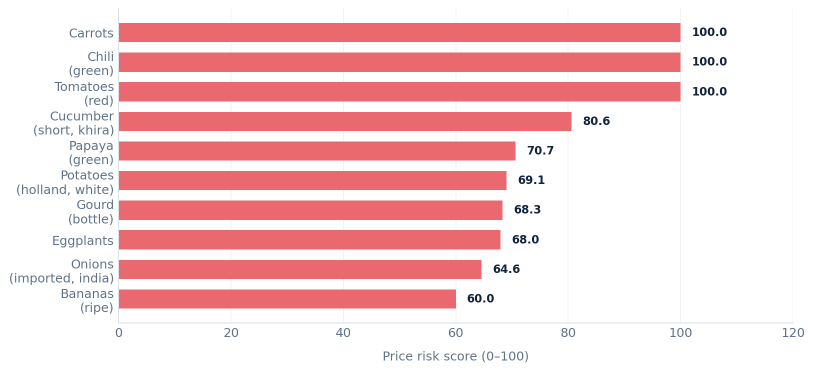
#> input picture showcase/risk_watchlist.png, 1627 x 743 px (shown at 1/2 size)
$ python build_showcase_preview.py
#> lines starting #> are read from the running program, lines starting #| are printed output that depends on the picture
"""Render a static illustration of the overview using real analysis charts (not a browser screenshot)."""
from pathlib import Path
from PIL import Image,ImageDraw,ImageFont
ROOT=Path(__file__).resolve().parents[1]
OUT=ROOT/'dashboards'/'dashboard_showcase_preview.png'
W,H=1600,935
im=Image.new('RGB',(W,H),'#f4f7fb');d=ImageDraw.Draw(im)
#> after `im = Image.new('RGB', (W, H), '#f4f7fb')`:
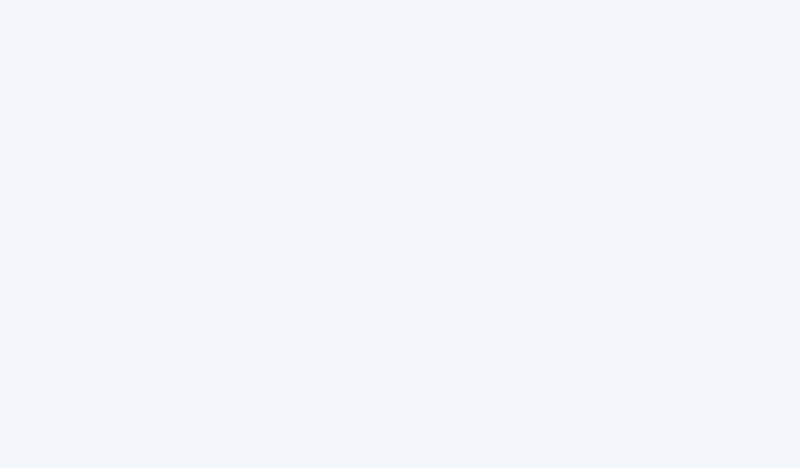
#> im: PIL image 1600x935 RGB (shown at 1/2 size); mean R, G, B 244, 247, 251
regular='/usr/share/fonts/truetype/dejavu/DejaVuSans.ttf';bold='/usr/share/fonts/truetype/dejavu/DejaVuSans-Bold.ttf'
f=lambda s,b=False:ImageFont.truetype(bold if b else regular,s)
def rect(x,y,w,h,fill,r=13):d.rounded_rectangle((x,y,x+w,y+h),r,fill=fill)
def tx(x,y,t,size,color,b=False):d.text((x,y),t,font=f(size,b),fill=color)
# Sidebar
d.rectangle((0,0,236,H),fill='#101b31');rect(23,29,38,38,'#11c7b7',10);tx(31,30,'↗',22,'#102c39',True);tx(76,33,'MARKETLENS',18,'#ffffff',True);tx(75,57,'BANGLADESH / WFP',10,'#9caed0')
tx(28,146,'ANALYTICS',11,'#8298b8',True)
for y,label in [(177,'▣   Executive overview'),(238,'◈   Risk watchlist'),(299,'⌁   Commodity explorer'),(360,'◷   Coverage & method')]:
 if y==177:rect(16,y-4,204,49,'#273d57',8)
 tx(28,y+7,label,13,'#ffffff' if y==177 else '#aebbd0',y==177)
d.line((23,845,210,845),fill='#2c3b52',width=2);tx(24,863,'●  Validated snapshot',11,'#66d4b9');tx(24,890,'WFP / HDX · Nominal BDT',10,'#95abc5')
# Header
tx(276,33,'FOOD PRICE INTELLIGENCE / PORTFOLIO ANALYTICS',12,'#06a59a',True);tx(276,63,'Executive overview',34,'#15243e',True);tx(276,110,'A decision-focused monitoring view of commodity price movements and source coverage.',13,'#6a7890')
rect(1387,49,172,42,'#ffffff',9);tx(1403,61,'MAY 2026 · DATA',12,'#425573',True)
rect(276,151,1275,64,'#fff7e8',11);tx(292,167,'ⓘ  Scope notice',14,'#825f2c',True);tx(292,188,'Risk panels: 4 markets in Chittagong. Latest source: Sep 2026. May is the last coverage-eligible month.',12,'#896d3f')
metrics=[('CLEAN OBSERVATIONS','34,490','One record quarantined','#0fadc3'),('ELIGIBLE RISK SERIES','43 / 66','Strict fixed market panel','#806ce8'),('HIGHEST RISK SCORE','100.0 / 100','Capped monitoring index','#07a98d'),('LATEST SOURCE MONTH','Sep 2026','Coverage varies month to month','#e9ad48')]
for i,(l,n,s,c) in enumerate(metrics):
 x=276+i*322;rect(x,231,308,133,'#ffffff');d.rounded_rectangle((x,231,x+4,364),3,fill=c);tx(x+18,247,l,10,'#7789a0',True);tx(x+18,272,n,29,'#13233c',True);tx(x+18,321,s,12,'#788da3')
# Plot images from actual panel charts
for j,(fn,title,desc) in enumerate([('risk_watchlist.png','Top eligible price-risk signals','12-month fixed panel / one series at a time'),('monthly_increases.png','Matched-market monthly increases','May 2026 / same-market endpoints')]):
 x=276+j*643; rect(x,382,627,506,'#ffffff',13);tx(x+24,401,title,16,'#1d2f46',True);tx(x+24,429,desc,12,'#75869e')
 src=Image.open(ROOT/'showcase'/fn).convert('RGB');src.thumbnail((590,420))
#> after `src.thumbnail((590, 420))`:
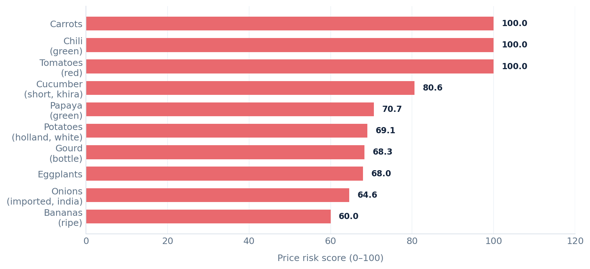
#> src: PIL image 590x269 RGB; mean R, G, B 245.9, 210.4, 212.2
 # fit on white
 box=Image.new('RGB',(590,420),'white');box.paste(src,((590-src.width)//2,(420-src.height)//2));im.paste(box,(x+18,455))
#> after `box = Image.new('RGB', (590, 420), 'white')`: box: PIL image 590x420 RGB; every value is 255
#> after `box.paste(src, ((590 - src.width) // 2, (420 - src.height) // 2))`:
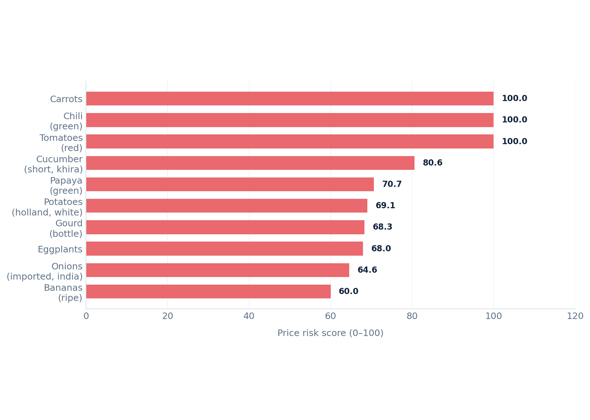
#> box: PIL image 590x420 RGB; mean R, G, B 249.2, 226.4, 227.6
#> after `im.paste(box, (x + 18, 455))`:
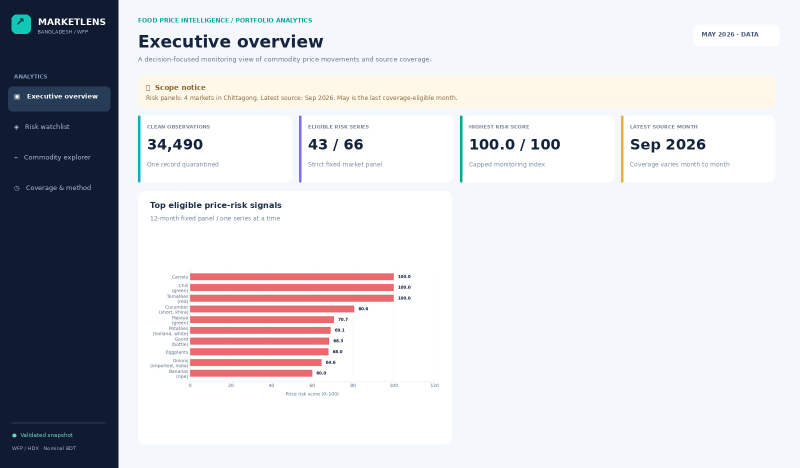
#> im: PIL image 1600x935 RGB (shown at 1/2 size); mean R, G, B 211.3, 210.8, 215.4
#> pass 2 of the loop `for j,(fn,title,desc) in enumerate([('risk_watchlist.png','Top eligibl..`:
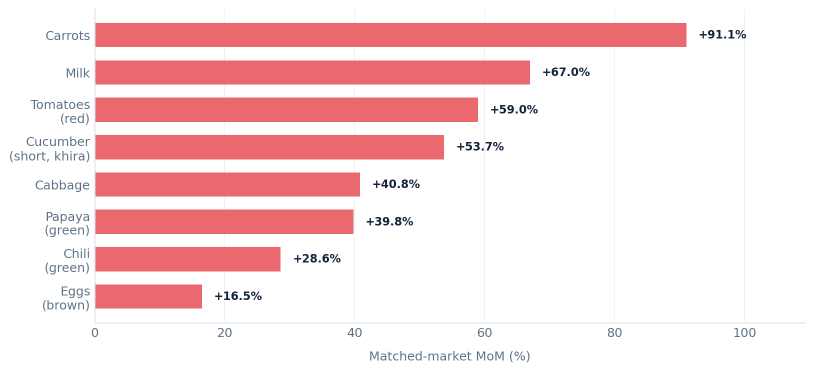
#> input picture showcase/monthly_increases.png, 1628 x 743 px (shown at 1/2 size)
#> src: PIL image 1628x743 RGB
#> src: PIL image 590x269 RGB
#> `box.paste(src, ((590 - src.width) // 2, (420 - src.height) // 2))`:
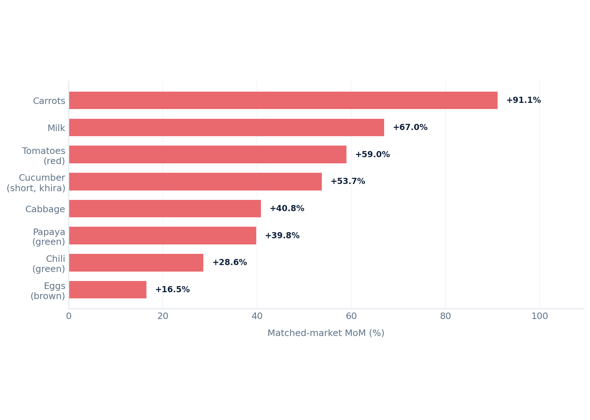
#> box: PIL image 590x420 RGB; mean R, G, B 250.5, 233.7, 234.6
#> `im.paste(box, (x + 18, 455))`:
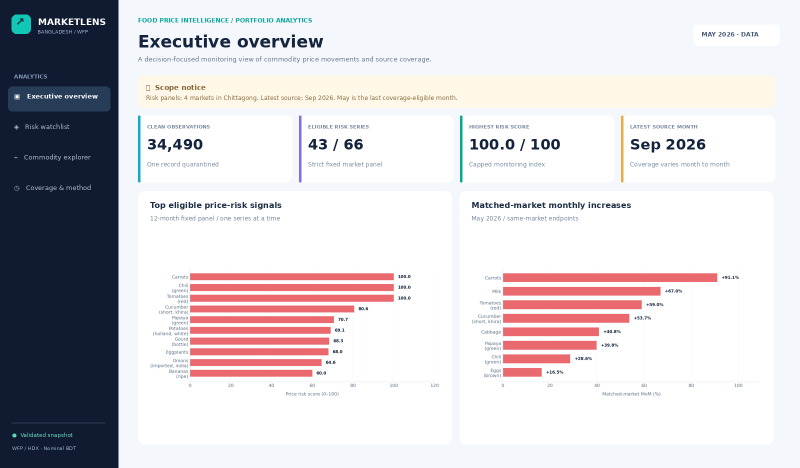
#> im: PIL image 1600x935 RGB (shown at 1/2 size); mean R, G, B 212.6, 208.7, 212.7
im.save(OUT,optimize=True)
print('Wrote',OUT)
